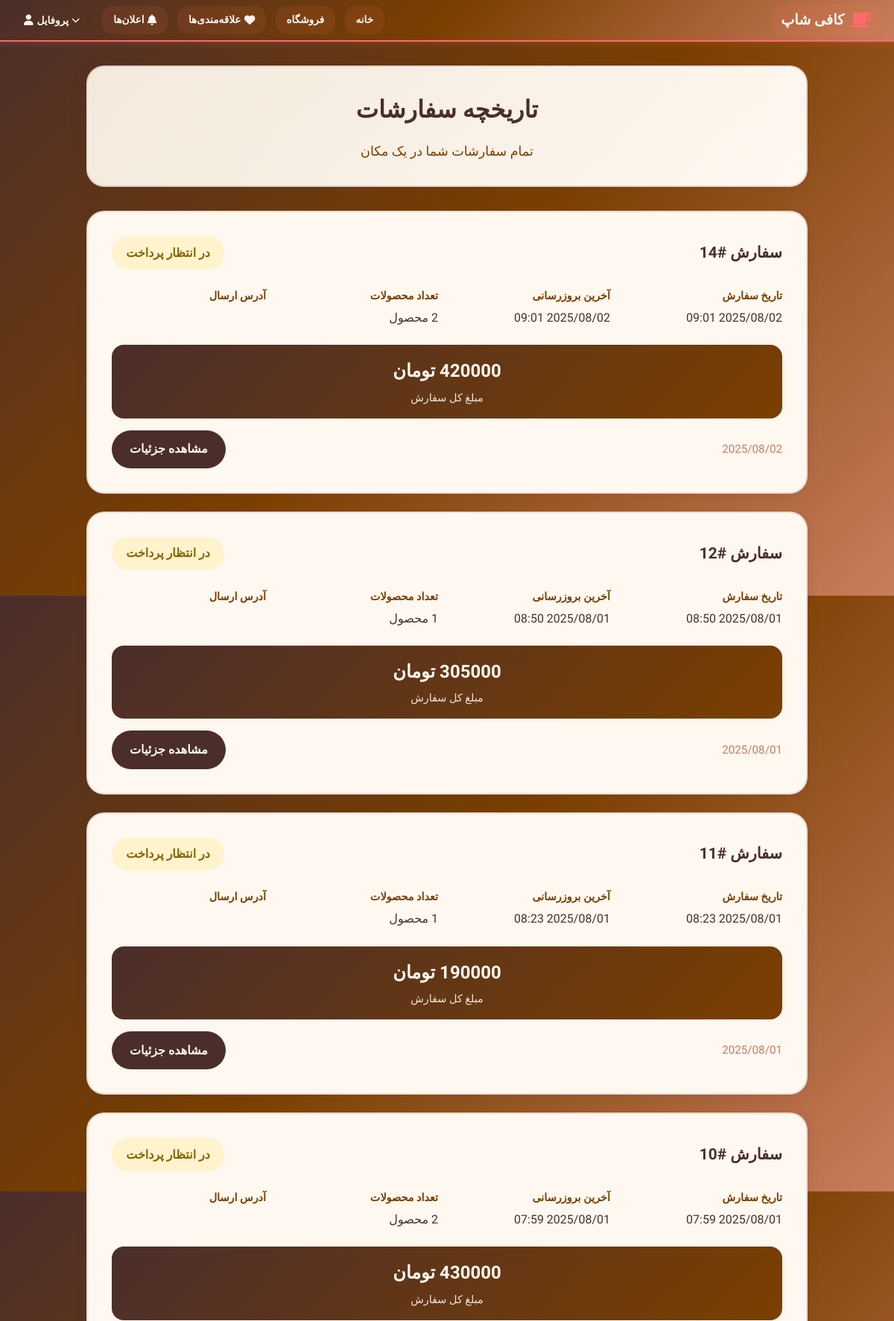
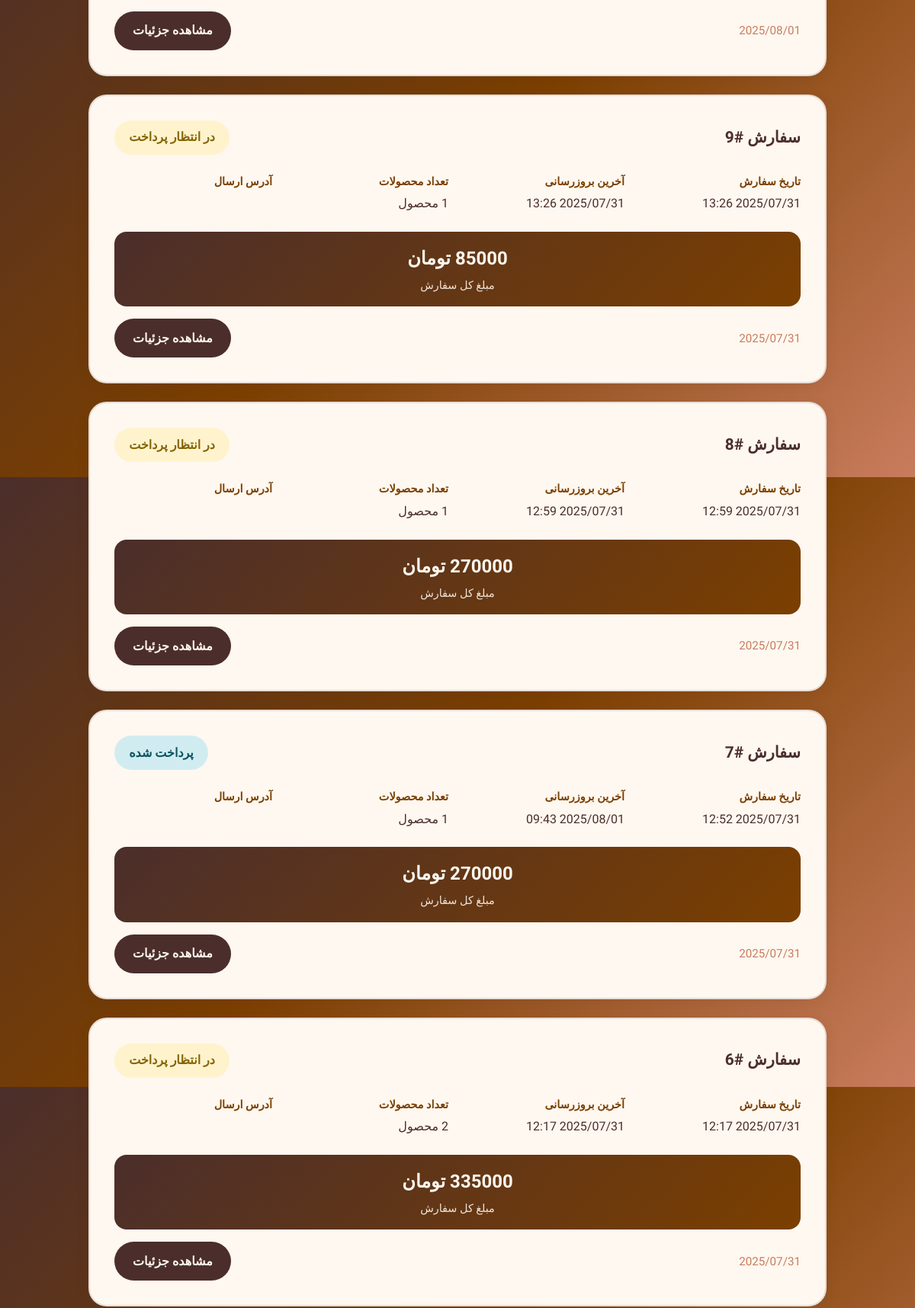
Page /shop/order-history/ (signed in, upper part) on the committed database (2 pictures, top to bottom).
### shop/models.py (models this page shows, shortened)
class Order(models.Model):
    STATUS_CHOICES = [
        ('pending', 'در انتظار پرداخت'),
        ('paid', 'پرداخت شده'),
        ('processing', 'در حال پردازش'),
        ('shipped', 'ارسال شده'),
        ('delivered', 'تحویل داده شده'),
        ('cancelled', 'لغو شده'),
    ]
    DELIVERY_CHOICES = [
        ('pickup', 'دریافت حضوری'),
        ('post', 'ارسال پستی'),
    ]
    user = models.ForeignKey(settings.AUTH_USER_MODEL, on_delete=models.CASCADE)
    status = models.CharField(max_length=20, choices=STATUS_CHOICES, default='pending')
    delivery_method = models.CharField(max_length=20, choices=DELIVERY_CHOICES, default='pickup')
    delivery_fee = models.DecimalField(max_digits=10, decimal_places=2, default=0)
    subtotal = models.DecimalField(max_digits=10, decimal_places=2, default=0)
    total_amount = models.DecimalField(max_digits=10, decimal_places=2, default=0)
    created_at = models.DateTimeField(auto_now_add=True)
    updated_at = models.DateTimeField(auto_now=True)
    shipping_address = models.TextField(default='')
    postal_code = models.CharField(max_length=10, default='')
    phone_number = models.CharField(max_length=15, default='')
    notes = models.TextField(blank=True)

### shop/views.py (the view)
# urls.py: path('order-history/', views.order_history, name='order_history'),
@login_required
def order_history(request):
    orders = Order.objects.filter(user=request.user).order_by('-created_at')
    return render(request, 'shop/order_history.html', {'orders': orders})

### shop/recursion_prevention.py (called while the page is built, shortened)
    def process_response(self, request, response):
        if hasattr(self.local, 'request_stack') and self.local.request_stack:
            self.local.request_stack.pop()
            if not self.local.request_stack:
                self.local.start_time = time.time()
        return response

    def process_request(self, request):
        path = request.path
        if path == '/' and request.GET.get('loop_prevention'):
            return HttpResponse("Loop prevention activated", status=200)
        pass
        return None

### shop/templates/shop/order_history.html (shortened to what this page needs)
{% extends 'shop/base.html' %}
{% load static %}
{% block content %}
<div class="order-history-container">
    <div class="history-header">
        <h1 class="history-title">تاریخچه سفارشات</h1>
        <p class="history-subtitle">تمام سفارشات شما در یک مکان</p>
    </div>
    <div class="orders-grid">
        {% for order in orders %}
            <a href="{% url 'order_detail' order.id %}" class="order-card">
                <div class="order-card-header">
                    <span class="order-id">سفارش #{{ order.id }}</span>
                    <span class="order-status status-{{ order.status }}">{{ order.get_status_display }}</span>
                </div>
                <div class="order-details">
                    <div class="detail-item">
                        <span class="detail-label">تاریخ سفارش</span>
                        <span class="detail-value">{{ order.created_at|date:"Y/m/d H:i" }}</span>
                    </div>
                    <div class="detail-item">
                        <span class="detail-label">آخرین بروزرسانی</span>
                        <span class="detail-value">{{ order.updated_at|date:"Y/m/d H:i" }}</span>
                    </div>
                    <div class="detail-item">
                        <span class="detail-label">تعداد محصولات</span>
                        <span class="detail-value">{{ order.items.count }} محصول</span>
                    </div>
                    <div class="detail-item">
                        <span class="detail-label">آدرس ارسال</span>
                    </div>
                </div>
                <div class="order-total">
                    <div class="total-amount">{{ order.total_amount|floatformat:0 }} تومان</div>
                    <div class="total-label">مبلغ کل سفارش</div>
                </div>
                <div class="order-actions">
                    <span class="order-date">{{ order.created_at|date:"Y/m/d" }}</span>
                    <span class="view-details">مشاهده جزئیات</span>
                </div>
            </a>
        {% empty %}
            <div class="empty-orders">
                <p>هنوز سفارشی ثبت نکرده‌اید.</p>
                <p style="margin-top: 1rem; font-size: 1rem;">برای مشاهده سفارشات، ابتدا محصولی خریداری کنید.</p>
            </div>
        {% endfor %}
    </div>
</div>
{% endblock %}

### shop/static/shop/style.css (style rules this page uses)
* { margin: 0; padding: 0; box-sizing: border-box; }
html, body { margin: 0; padding: 0; height: 100%; }
body { background: linear-gradient(135deg, #4B2E2B 0%, #7B3F00 50%, #C97C5D 100%); background-attachment: fixed; background-size: 100% 100vh; color: #FFF8F0; font-family: 'Vazirmatn', 'Tahoma', 'Segoe UI', Arial, sans-serif; margin: 0; padding: 0; overflow-x: hidden; line-height: 1.6; min-height: 100vh; }
header, main, footer, section, div { margin: 0; padding: 0; }
* { z-index: auto !important; }

### shop/static/shop/style-enhancements.css (style rules this page uses)
:root { --primary-color: #8B4513; --secondary-color: #D2691E; --accent-color: #F4A460; --dark-brown: #4B2E2B; --light-cream: #FFF8F0; --shadow-light: rgba(0, 0, 0, 0.1); --shadow-medium: rgba(0, 0, 0, 0.2); --shadow-heavy: rgba(0, 0, 0, 0.3); --gradient-primary: linear-gradient(135deg, var(--dark-brown) 0%, var(--primary-color) 50%, var(--secondary-color) 100%); --border-radius: 12px; --transition: all 0.3s cubic-bezier(0.4, 0, 0.2, 1); }

### shop/templates/shop/order_history.html (style rules this page uses)
.order-history-container { max-width: 1000px; margin: 2rem auto; padding: 0 1rem; }
.history-header { background: linear-gradient(135deg, #F3E9DC 0%, #FFF8F0 100%); border-radius: 1.5rem; padding: 2rem; margin-bottom: 2rem; box-shadow: 0 4px 24px rgba(75,46,43,0.1); border: 2px solid #4B2E2B22; text-align: center; }
.history-title { color: #4B2E2B; font-size: 2rem; font-weight: bold; margin-bottom: 1rem; }
.history-subtitle { color: #7B3F00; font-size: 1.1rem; }
.orders-grid { display: flex; flex-direction: column; gap: 1.5rem; }
.order-card { background: #FFF8F0; border-radius: 1.5rem; padding: 2rem; box-shadow: 0 4px 16px rgba(75,46,43,0.1); border: 2px solid #4B2E2B22; transition: all 0.3s; cursor: pointer; text-decoration: none; color: inherit; display: block; }
.order-card-header { display: flex; justify-content: space-between; align-items: center; margin-bottom: 1.5rem; flex-wrap: wrap; gap: 1rem; }
.order-id { font-weight: bold; color: #4B2E2B; font-size: 1.3rem; }
.order-status { padding: 0.6rem 1.2rem; border-radius: 2rem; font-size: 1rem; font-weight: bold; }
.status-pending { background: #FFF3CD; color: #856404; }
.status-paid { background: #D1ECF1; color: #0C5460; }
.order-details { display: grid; grid-template-columns: repeat(auto-fit, minmax(200px, 1fr)); gap: 1.5rem; margin-bottom: 1.5rem; }
.detail-item { display: flex; flex-direction: column; gap: 0.3rem; }
.detail-label { color: #7B3F00; font-size: 0.9rem; font-weight: bold; }
.detail-value { color: #4B2E2B; font-size: 1rem; }
.order-total { background: linear-gradient(135deg, #4B2E2B 0%, #7B3F00 100%); color: #FFF8F0; border-radius: 1rem; padding: 1rem 1.5rem; text-align: center; margin-bottom: 1rem; }
.total-amount { font-size: 1.5rem; font-weight: bold; margin-bottom: 0.3rem; }
.total-label { font-size: 0.9rem; opacity: 0.9; }
.order-actions { display: flex; justify-content: space-between; align-items: center; margin-top: 1rem; }
.view-details { background: #4B2E2B; color: #FFF8F0; border: none; padding: 0.8rem 1.5rem; border-radius: 2rem; font-size: 1rem; font-weight: bold; cursor: pointer; transition: all 0.3s; text-decoration: none; display: inline-block; }
.order-date { color: #C97C5D; font-size: 0.95rem; }

### rows in the picture
Order: id "14", status "در انتظار پرداخت", created_at "2025/08/02 09:01", updated_at "2025/08/02 09:01", items.count "2", total_amount "420000", created_at "2025/08/02"
Order: id "12", status "در انتظار پرداخت", created_at "2025/08/01 08:50", updated_at "2025/08/01 08:50", total_amount "305000", created_at "2025/08/01"
Order: id "11", status "در انتظار پرداخت", created_at "2025/08/01 08:23", updated_at "2025/08/01 08:23", total_amount "190000", created_at "2025/08/01"
Order: id "10", status "در انتظار پرداخت", created_at "2025/08/01 07:59", updated_at "2025/08/01 07:59", items.count "2", total_amount "430000", created_at "2025/08/01"
Order: id "9", status "در انتظار پرداخت", created_at "2025/07/31 13:26", updated_at "2025/07/31 13:26", created_at "2025/07/31"
Order: id "8", status "در انتظار پرداخت", created_at "2025/07/31 12:59", updated_at "2025/07/31 12:59", total_amount "270000", created_at "2025/07/31"
Order: id "7", status "پرداخت شده", created_at "2025/07/31 12:52", updated_at "2025/08/01 09:43", total_amount "270000", created_at "2025/07/31"
Order: id "6", status "در انتظار پرداخت", created_at "2025/07/31 12:17", updated_at "2025/07/31 12:17", items.count "2", total_amount "335000", created_at "2025/07/31"
